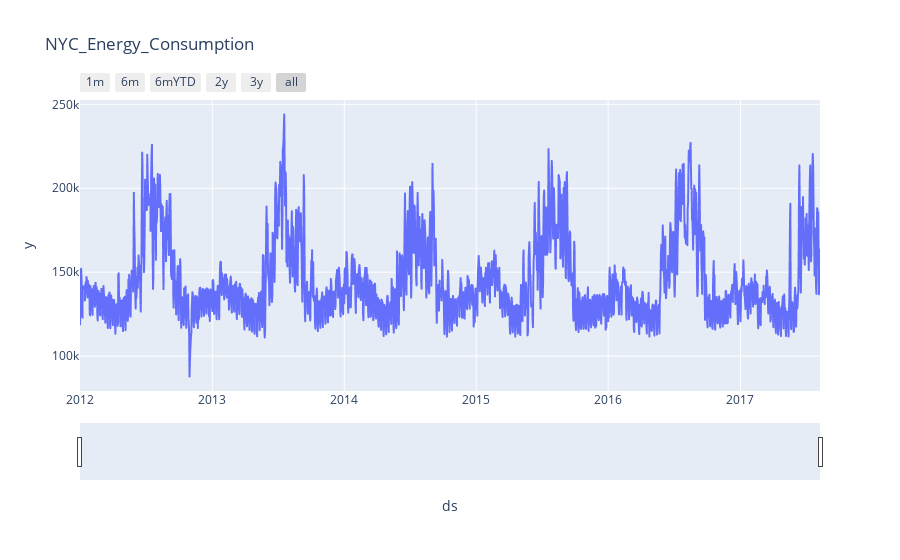

Notebook cell for this chart:
### Code cell
# DATA OVERVIEW
fig = px.line(data, x = 'ds',y = 'y',title = 'NYC_Energy_Consumption', hover_data=['avg_temp','month'])

fig.update_xaxes(
    rangeslider_visible= True,
    rangeselector=dict(
                        buttons = list([
                        dict(count = 1,label = '1m',step='month',stepmode = "backward"),
                        dict(count = 2,label = '6m',step='month',stepmode = "backward"),
                        dict(count = 3,label = '6mYTD',step='month',stepmode = "todate"),
                        dict(count = 4,label = '2y',step='year',stepmode = "backward"),
                        dict(count = 5,label = '3y',step='year',stepmode = "backward"),
                        dict(step= 'all')
                            ])        
                        )
                   )
fig.show()

### Figure 1 — Plotly figure (JSON) as saved in the notebook; plotly's stock layout.template omitted (floating-point values rounded to 4 significant figures; data arrays with more than 128 entries replaced by an {"elided": "..."} marker saying what was removed)
{"data": [{"customdata": {"elided": "2048x2 float values"}, "hovertemplate": "ds=%{x}<br>y=%{y}<br>avg_temp=%{customdata[0]}<br>month=%{customdata[1]}<extra></extra>", "legendgroup": "", "line": {"color": "#636efa", "dash": "solid"}, "mode": "lines", "name": "", "showlegend": false, "type": "scattergl", "x": {"elided": "2048 str values"}, "xaxis": "x", "y": {"elided": "2048 float values"}, "yaxis": "y"}], "layout": {"legend": {"tracegroupgap": 0}, "title": {"text": "NYC_Energy_Consumption"}, "xaxis": {"anchor": "y", "domain": [0, 1], "rangeselector": {"buttons": [{"count": 1, "label": "1m", "step": "month", "stepmode": "backward"}, {"count": 2, "label": "6m", "step": "month", "stepmode": "backward"}, {"count": 3, "label": "6mYTD", "step": "month", "stepmode": "todate"}, {"count": 4, "label": "2y", "step": "year", "stepmode": "backward"}, {"count": 5, "label": "3y", "step": "year", "stepmode": "backward"}, {"step": "all"}]}, "rangeslider": {"visible": true}, "title": {"text": "ds"}}, "yaxis": {"anchor": "x", "domain": [0, 1], "title": {"text": "y"}}}}
